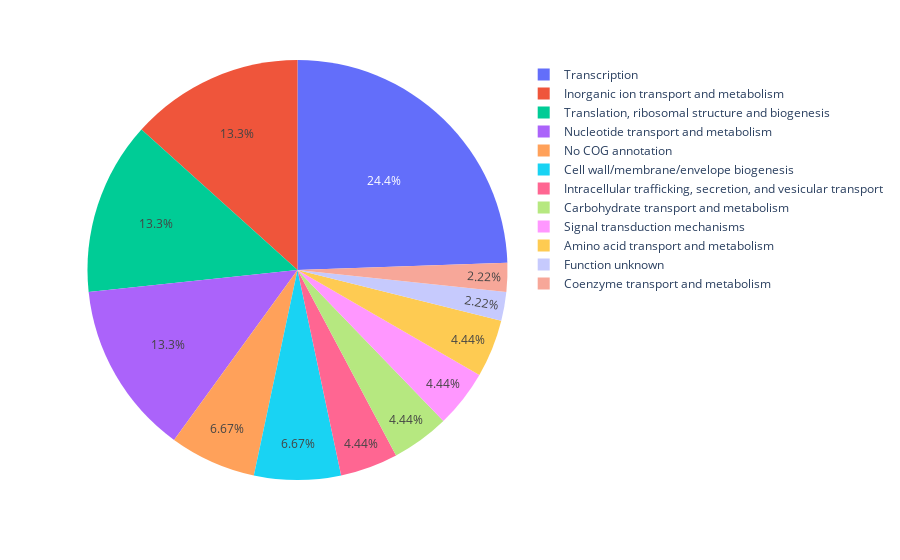

This figure's notebook cell:
### Code cell
COG_data=pd.DataFrame(COG.curated.value_counts())
px.pie(COG_data,values='curated', names=COG_data.index)

### Figure 1 — Plotly figure (JSON) as saved in the notebook; plotly's stock layout.template omitted (floating-point values rounded to 4 significant figures)
{"data": [{"domain": {"x": [0, 1], "y": [0, 1]}, "hovertemplate": "index=%{label}<br>curated=%{value}<extra></extra>", "labels": ["Transcription", "Inorganic ion transport and metabolism", "Translation, ribosomal structure and biogenesis", "Nucleotide transport and metabolism", "No COG annotation", "Cell wall/membrane/envelope biogenesis", "Intracellular trafficking, secretion, and vesicular transport", "Carbohydrate transport and metabolism", "Signal transduction mechanisms", "Amino acid transport and metabolism", "Function unknown", "Coenzyme transport and metabolism"], "legendgroup": "", "name": "", "showlegend": true, "type": "pie", "values": [11, 6, 6, 6, 3, 3, 2, 2, 2, 2, 1, 1]}], "layout": {"legend": {"tracegroupgap": 0}, "margin": {"t": 60}}}
